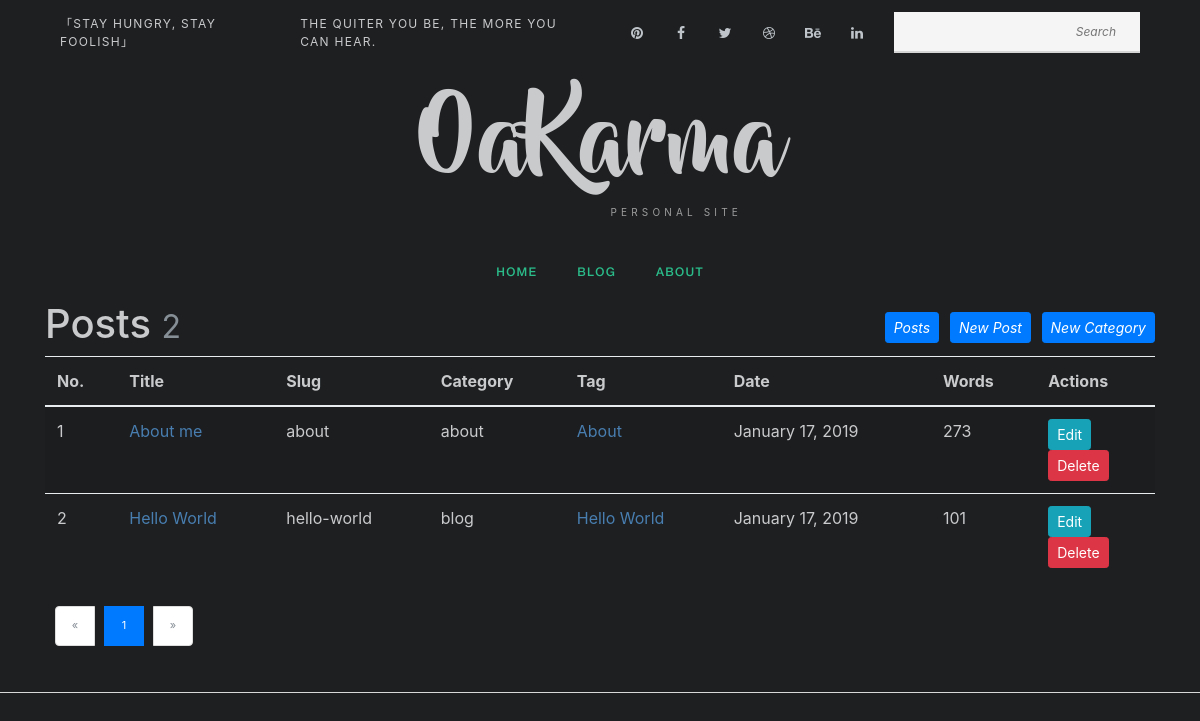
/admin/post/manage (signed in), run on the app's committed database.
### app/models.py (models this page shows, shortened)
class Post(db.Model):
    __tablename__ = 'post'
    __searchable__ = ['ptitle', 'pslug']
    pid = db.Column(db.Integer, primary_key=True)
    ptitle = db.Column(db.String(150), index=True)
    pslug = db.Column(db.String(50), unique=True)
    desc = db.Column(db.Text)
    desc_html = db.Column(db.Text)
    body = db.Column(db.Text)
    body_html = db.Column(db.Text)
    poster = db.Column(db.String(200))
    lastmodified = db.Column(db.DateTime, default=datetime.utcnow, index=True)
    timestamp = db.Column(db.DateTime, default=datetime.utcnow, index=True)
    category_name = db.Column(db.String(30), db.ForeignKey('category.cname'))
    category = db.relationship('Category', back_populates='posts')
    tags = db.relationship('Tag', back_populates='posts', secondary=association_table, lazy='dynamic', cascade='save-update, merge, delete')

class Tag(db.Model):
    __tablename__ = 'tag'
    tid = db.Column(db.Integer, primary_key=True)
    tname = db.Column(db.String(50), unique=True)
    posts = db.relationship('Post', back_populates='tags', secondary=association_table, lazy='dynamic',cascade='save-update, merge, delete')
    category_name = db.Column(db.String(30), db.ForeignKey('category.cname'))
    category = db.relationship('Category', back_populates='tag')
    def delete(self):
        default_category = Category.query.get(1)
        posts = self.posts[:]
        for post in posts:
            post.category = default_category
        db.session.delete(self)
        db.session.commit()

### app/blueprints/admin.py (the view)
@admin_bp.route('/post/manage')
def manage_post():
    page = request.args.get('page', 1, type=int)
    pagination = Post.query.order_by(Post.timestamp.desc()).paginate(
        page, per_page=5)
    posts = pagination.items
    return render_template('admin/manage_post.html', page=page, pagination=pagination, posts=posts)

### app/blueprints/admin.py (called while the page is built)
@admin_bp.before_request
@login_required
def login_protect():
    pass

### app/extensions.py (called while the page is built)
@login_manager.user_loader
def load_user(user_id):
    from app.models import Admin
    user = Admin.query.get(int(user_id))
    return user

### app/templates/admin/manage_post.html (shortened to what this page needs)
{% extends 'base.html' %}
{% from 'bootstrap/pagination.html' import render_pagination %}
{% block content %}
<div class="">
    <h1>Posts
        <small class="text-muted">{{ pagination.total }}</small>
        {% include 'admin/_adminnav.html' %}
    </h1>
</div>
{% if posts %}
<table class="table table-striped">
    <thead>
    <tr>
        <th>No.</th>
        <th>Title</th>
        <th>Slug</th>
        <th>Category</th>
        <th>Tag</th>
        <th>Date</th>
        <th>Words</th>
        <th>Actions</th>
    </tr>
    </thead>
    {% for post in posts %}
    <tr>
        <td>{{ loop.index + ((page - 1) * 5) }}</td>
        <td><a href="{{ url_for('blog.show_post', post_slug=post.pslug) }}">{{ post.ptitle }}</a></td>
        <td>{{ post.pslug }}</td>
        <td>{{ post.category_name }}</td>
        <td>
            {% for tag in post.tags %}
            <a href="{{ url_for('blog.show_tag', tname=tag.tname) }}">{{ tag.tname }}</a><br/>
            {% endfor %}
        </td>
        <td>{{ moment(post.timestamp).format('LL') }}</td>
        <td>{{ post.body|length }}</td>
        <td>
            <a class="btn btn-info btn-sm" href="{{ url_for('.edit_post', post_slug=post.pslug) }}">Edit</a>
            <form class="inline" method="post"
                  action="{{ url_for('.delete_post', post_slug=post.pslug, next=request.full_path) }}">
                <button type="submit" class="btn btn-danger btn-sm" onclick="return confirm('Are you sure?');">Delete
                </button>
            </form>
        </td>
    </tr>
    {% endfor %}
</table>
<div class="page-footer">{{ render_pagination(pagination) }}</div>
{% else %}
<div class="tip"><h5>No posts.</h5></div>
{% endif %}
{% endblock %}

### app/static/dark.css (style rules this page uses)
body { color: #c9cacc; background-color: #1d1f21; }
a { color: #487eb0; word-wrap:break-word; }
.pagination { display: inline-block; margin: 10px; }
.pagination li { margin-right: 10px; display: inline-block; text-align: center; }
.pagination li a { display: flex; justify-content: center; align-items: center; width: 40px; height: 40px; font-size: 11px; color: #2f2f2f; background: #f0f0f0; text-decoration: none; }
.pagination li a:hover, .pagination li.active a { color: #fff; background: #2f2f2f; }
input[type="button"], input[type="submit"], input[type="reset"], button, .button { -webkit-appearance: none; display: inline-block; text-decoration: none; cursor: pointer; border: 0; border-radius: 5px; background: #d52349; color: #fff !important; font-weight: 700; outline: 0; font-size: 1.1em; padding: 0.65em 1.5em 0.65em 1.5em; text-align: center; -moz-transition: background-color .25s ease-in-out; -webkit-transition: background-color .25s ease-in-out; -ms-transition: background-color .25s ease-in-out; transition: background-color .25s ease-in-out; }
* { margin: 0;padding: 0; }

### data on the page
Post: ptitle "About me", pslug "about", category_name "about", timestamp "January 17, 2019", body|length "273"
Tag: tname "About"
Post: ptitle "Hello World", pslug "hello-world", category_name "blog", timestamp "January 17, 2019", body|length "101"
Tag: tname "Hello World"

### other printed values
{{ pagination.total }} "2"
{{ render_pagination(pagination) }} "« 1 »"
